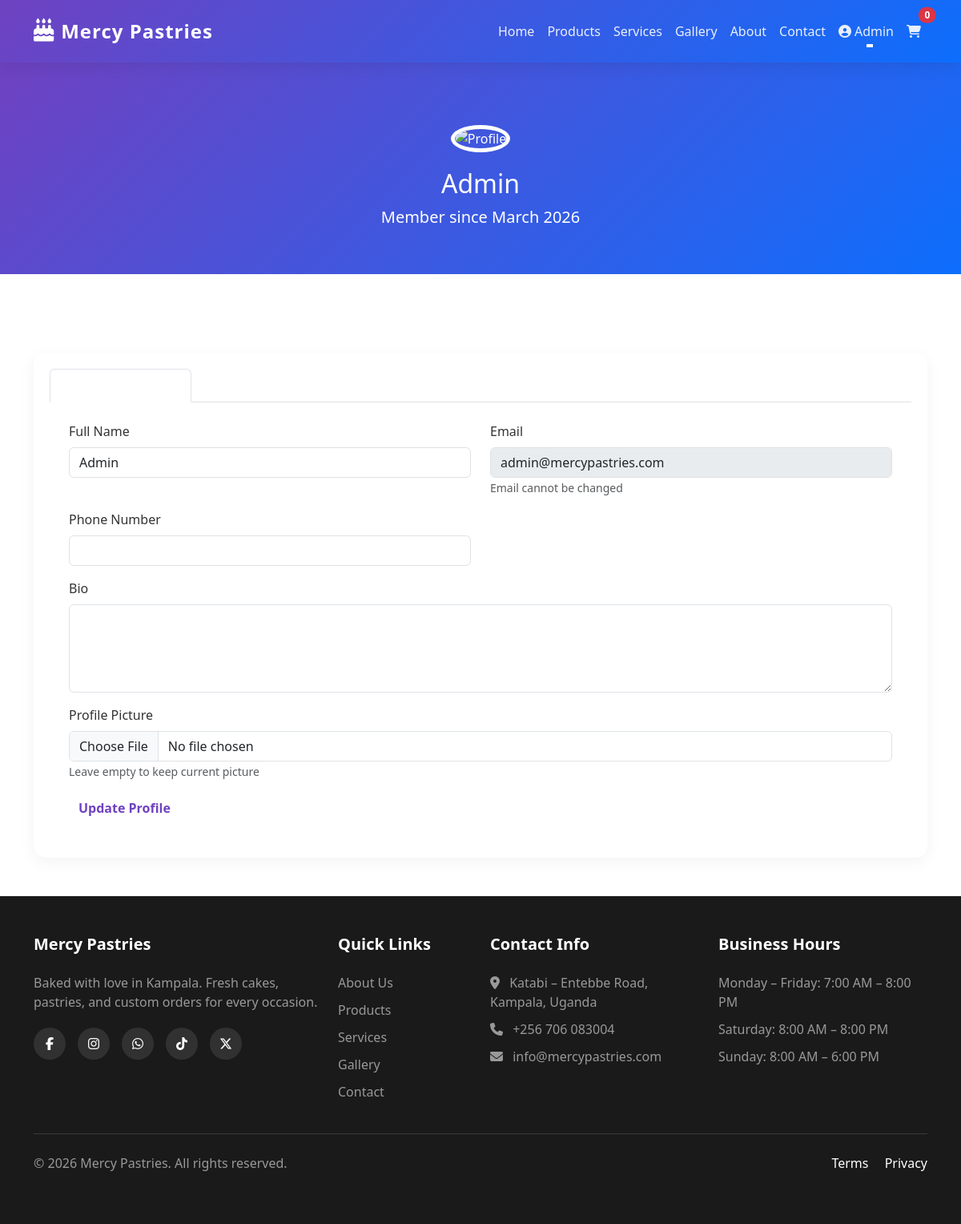
The app's page /profile.php (signed in) with its own data.
### tables this page shows
CREATE TABLE users (
    id INT PRIMARY KEY AUTO_INCREMENT,
    full_name VARCHAR(100) NOT NULL,
    email VARCHAR(100) UNIQUE NOT NULL,
    password VARCHAR(255) NOT NULL,
    phone VARCHAR(20),
    bio TEXT,
    profile_picture VARCHAR(255),
    role ENUM('user', 'admin') DEFAULT 'user',
    created_at TIMESTAMP DEFAULT CURRENT_TIMESTAMP,
    updated_at TIMESTAMP DEFAULT CURRENT_TIMESTAMP ON UPDATE CURRENT_TIMESTAMP
);

### profile.php (the view, shortened to what this page needs)
<?php
$database = new Database();
$db = $database->getConnection();
$query = "SELECT * FROM users WHERE id = ?";
$stmt = $db->prepare($query);
$stmt->execute([$_SESSION['user_id']]);
$user = $stmt->fetch(PDO::FETCH_ASSOC);
?>
<!DOCTYPE html>
<html lang="en">
<head>
    <link href="https://cdn.jsdelivr.net/npm/bootstrap@5.3.3/dist/css/bootstrap.min.css" rel="stylesheet">
    <link rel="stylesheet" href="https://cdnjs.cloudflare.com/ajax/libs/font-awesome/6.5.0/css/all.min.css">
    <link rel="stylesheet" href="css/style.css">
</head>
<body>
    <?php include 'includes/navbar.php'; ?>
    <section class="profile-header text-center">
        <div class="container">
            <img src="<?php echo $user['profile_picture'] ?? 'images/default-avatar.png'; ?>" alt="Profile" class="profile-avatar">
            <h2><?php echo htmlspecialchars($user['full_name']); ?></h2>
            <p class="lead">Member since <?php echo date('F Y', strtotime($user['created_at'])); ?></p>
        </div>
    </section>
    <section class="py-5">
        <div class="container">
            <div class="profile-tabs">
                <ul class="nav nav-tabs" id="profileTab" role="tablist">
                    <li class="nav-item" role="presentation">
                        <button class="nav-link active" id="profile-tab" data-bs-toggle="tab" data-bs-target="#profile" type="button">Profile Information</button>
                    </li>
                    <li class="nav-item" role="presentation">
                        <button class="nav-link" id="orders-tab" data-bs-toggle="tab" data-bs-target="#orders" type="button">My Orders</button>
                    </li>
                    <li class="nav-item" role="presentation">
                        <button class="nav-link" id="password-tab" data-bs-toggle="tab" data-bs-target="#password" type="button">Change Password</button>
                    </li>
                </ul>
                <div class="tab-content p-4" id="profileTabContent">
                    <div class="tab-pane fade show active" id="profile" role="tabpanel">
                        <form method="POST" enctype="multipart/form-data">
                            <div class="row">
                                <div class="col-md-6 mb-3">
                                    <label class="form-label">Full Name</label>
                                    <input type="text" name="full_name" class="form-control" value="<?php echo htmlspecialchars($user['full_name']); ?>" required>
                                </div>
                                <div class="col-md-6 mb-3">
                                    <label class="form-label">Email</label>
                                    <input type="email" class="form-control" value="<?php echo $user['email']; ?>" readonly disabled>
                                    <small class="text-muted">Email cannot be changed</small>
                                </div>
                                <div class="col-md-6 mb-3">
                                    <label class="form-label">Phone Number</label>
                                    <input type="tel" name="phone" class="form-control" value="<?php echo htmlspecialchars($user['phone']); ?>">
                                </div>
                                <div class="col-12 mb-3">
                                    <label class="form-label">Bio</label>
                                    <textarea name="bio" class="form-control" rows="4"><?php echo htmlspecialchars($user['bio']); ?></textarea>
                                </div>
                                <div class="col-12 mb-3">
                                    <label class="form-label">Profile Picture</label>
                                    <input type="file" name="profile_picture" class="form-control" accept="image/*">
                                    <small class="text-muted">Leave empty to keep current picture</small>
                                </div>
                                <div class="col-12">
                                    <button type="submit" class="btn btn-mercy">Update Profile</button>
                                </div>
                            </div>
                        </form>
                    </div>
                </div>
            </div>
        </div>
    </section>
    <?php include 'includes/footer.php'; ?>
</body>
</html>

### includes/navbar.php (shortened to what this page needs)
<?php
if (!isset($current_user) && isset($_SESSION['user_id'])) {
    $query = "SELECT * FROM users WHERE id = ?";
    $stmt = $db->prepare($query);
    $stmt->execute([$_SESSION['user_id']]);
    $current_user = $stmt->fetch(PDO::FETCH_ASSOC);
}
$cart_count = 0;
?>
<nav class="navbar navbar-expand-lg navbar-dark fixed-top">
    <div class="container">
        <a class="navbar-brand" href="index.php">
            <i class="fas fa-cake-candles me-2"></i>Mercy Pastries
        </a>
        <div class="collapse navbar-collapse" id="navbarNav">
            <ul class="navbar-nav ms-auto align-items-center">
                <li class="nav-item"><a class="nav-link" href="index.php">Home</a></li>
                <li class="nav-item"><a class="nav-link" href="products.php">Products</a></li>
                <li class="nav-item"><a class="nav-link" href="services.php">Services</a></li>
                <li class="nav-item"><a class="nav-link" href="gallery.php">Gallery</a></li>
                <li class="nav-item"><a class="nav-link" href="about.php">About</a></li>
                <li class="nav-item"><a class="nav-link" href="contact.php">Contact</a></li>
                <?php if (isset($current_user) && $current_user): ?>
                    <li class="nav-item dropdown">
                        <a class="nav-link dropdown-toggle" href="#" role="button" data-bs-toggle="dropdown">
                            <i class="fas fa-user-circle me-1"></i><?php echo htmlspecialchars($current_user['full_name']); ?>
                        </a>
                    </li>
                <?php else: ?>
                    <li class="nav-item"><a class="nav-link" href="login.php">Login</a></li>
                    <li class="nav-item"><a class="nav-link btn btn-mercy btn-sm ms-2 px-4" href="register.php">Sign Up</a></li>
                <?php endif; ?>
                <li class="nav-item">
                    <a href="cart.php" class="nav-link position-relative">
                        <i class="fas fa-shopping-cart"></i>
                        <span class="position-absolute top-0 start-100 translate-middle badge rounded-pill bg-danger" id="cart-count">
                            <?php echo $cart_count; ?>
                        </span>
                    </a>
                </li>
            </ul>
        </div>
    </div>
</nav>

### css/style.css (style rules this page uses)
:root { --purple: #6f42c1; --purple-light: #8a5fd1; --purple-dark: #5a32a3; --blue: #0d6efd; --blue-light: #3d8bfd; --blue-dark: #0b5ed7; --gradient: linear-gradient(135deg, var(--purple), var(--blue)); --gradient-hover: linear-gradient(135deg, var(--purple-dark), var(--blue-dark)); }
* { margin: 0; padding: 0; box-sizing: border-box; }
body { font-family: 'Segoe UI', Tahoma, Geneva, Verdana, sans-serif; padding-top: 76px; color: #333; }
.navbar { background: var(--gradient) !important; padding: 1rem 0; box-shadow: 0 2px 20px rgba(0,0,0,0.1); }
.navbar-brand { font-size: 1.5rem; font-weight: 700; letter-spacing: 1px; }
.navbar-brand i { font-size: 1.8rem; }
.nav-link { color: rgba(255,255,255,0.9) !important; font-weight: 500; transition: all 0.3s ease; position: relative; }
.nav-link::after { content: ''; position: absolute; bottom: 0; left: 50%; transform: translateX(-50%); width: 0; height: 2px; background: white; transition: width 0.3s ease; }
.btn-mercy { background: white; color: var(--purple) !important; border: none; font-weight: 600; transition: all 0.3s ease; }

### profile.php (style rules this page uses)
.profile-header { background: var(--gradient); color: white; padding: 80px 0 40px; margin-bottom: 50px; }
.profile-avatar { width: 150px; height: 150px; border-radius: 50%; border: 5px solid white; object-fit: cover; margin-bottom: 20px; }
.profile-tabs { background: white; border-radius: 15px; padding: 20px; box-shadow: 0 5px 20px rgba(0,0,0,0.05); }

### records on screen
users: full_name "Admin", created_at "March 2026", email "admin@mercypastries.com"

### other values on screen
$cart_count "0"
